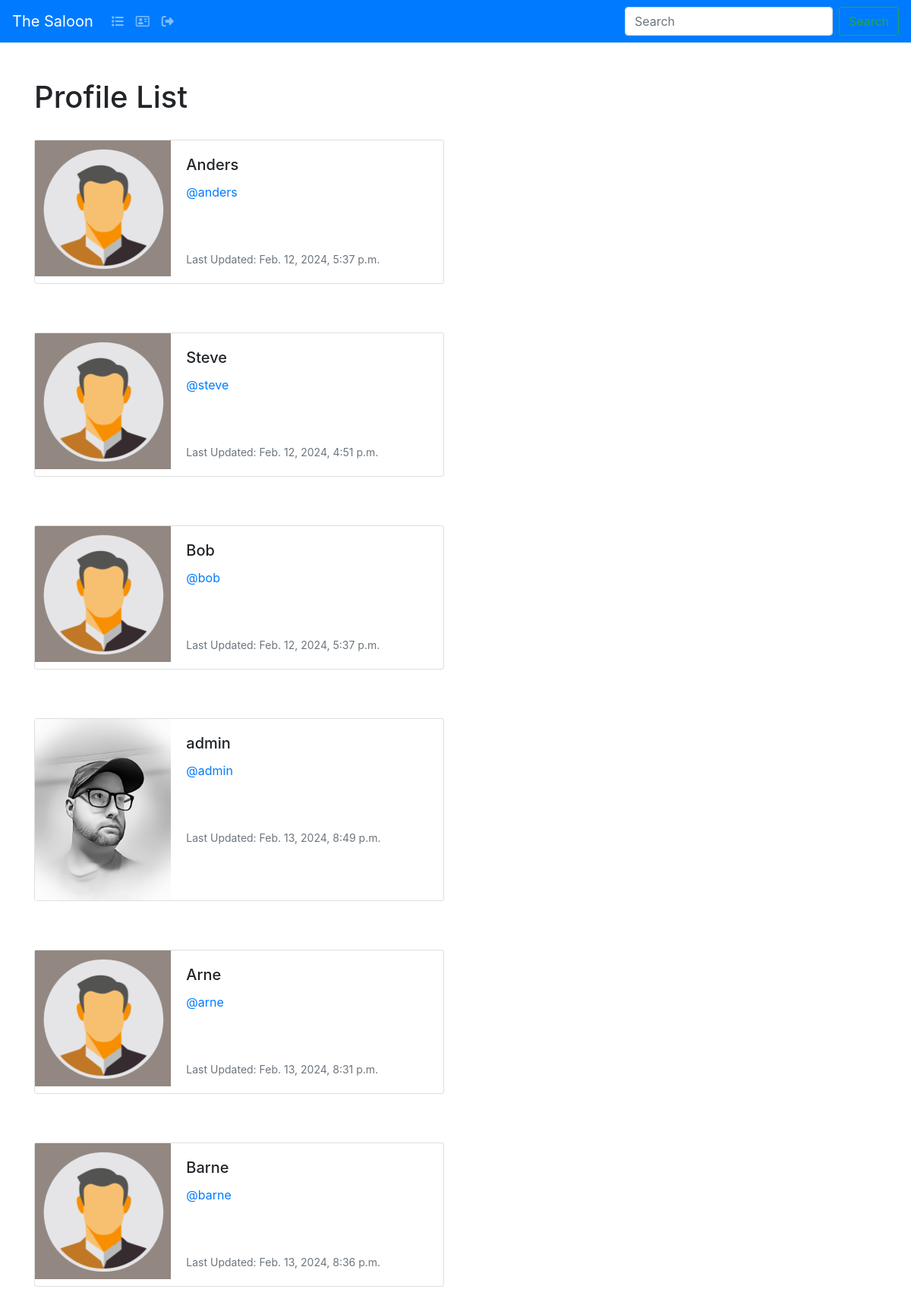
Page /profile_list/ (signed in) on the earlier database version.
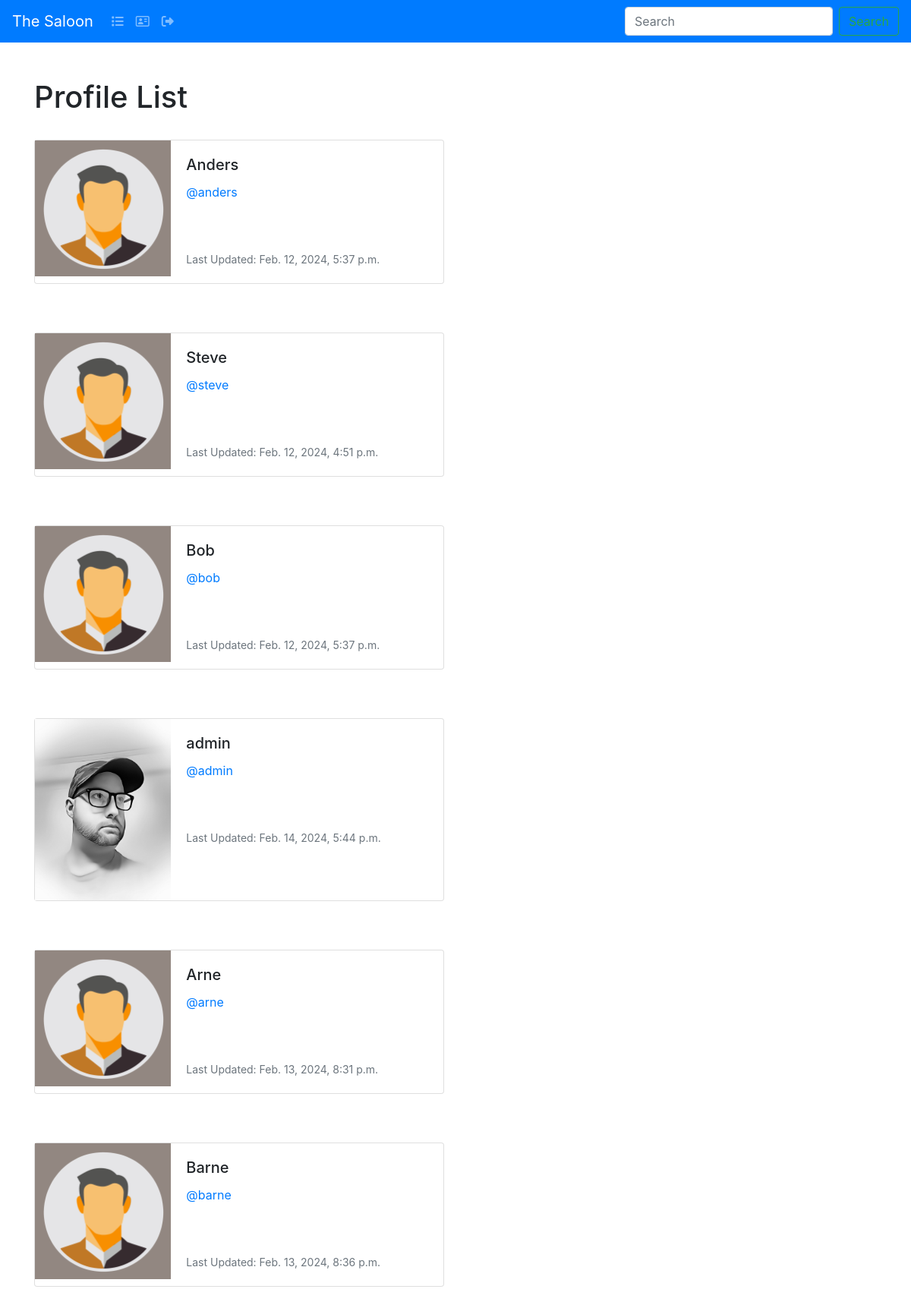
Same page on the later database version.
### the_saloon/models.py (models this page shows, shortened)
class Profile(models.Model):
        user = models.OneToOneField(User, on_delete=models.CASCADE)
        follows = models.ManyToManyField("self",
            related_name="followed_by",
            symmetrical=False,
            blank=True)
        date_modified = models.DateTimeField(User, auto_now=True)
        profile_image = models.ImageField(null=True, blank=True, upload_to="images/")
        profile_bio = models.CharField(null=True, blank=True, max_length=500)
        facebook_link = models.CharField(null=True, blank=True, max_length=100)
        instagram_link = models.CharField(null=True, blank=True, max_length=100)
        linedin_link = models.CharField(null=True, blank=True, max_length=100)

### the_saloon/views.py (the view)
# urls.py: path('profile_list/', views.profile_list, name='profile_list'),
def profile_list(request):
        if request.user.is_authenticated:
            profiles = Profile.objects.exclude(user=request.user)
            return render(request, 'profile_list.html', {"profiles":profiles})
        else:
            messages.success(request, ("You must login to see this page..."))
            return redirect('home')

### the_saloon/templates/profile_list.html
{% extends 'base.html' %}
{% load static %}
{% block content %}
<h1>Profile List</h1>
<br />
{% if profiles %}
{% for profile in profiles %}
<div class="card mb-3" style="max-width: 540px;">
  <div class="row no-gutters">
    <div class="col-md-4">
      {% if profile.profile_image %}
      <img src="{{ profile.profile_image.url }}" width=200 height=200 class="img-fluid rounded-start"
        alt="{{ profile.user.username}}">
      {% else %}
      <img src="{% static 'images/default.jpg' %}" class="img-fluid rounded-start" alt="Profile img">
      {% endif %}
    </div>
    <div class="col-md-8">
      <div class="card-body">
        <h5 class="card-title">{{ profile.user.username }}</h5>
        <p class="card-text"><a href="{% url 'profile' profile.user.id  %}">@{{ profile.user.username|lower }}</a></p>
        <br /><br />
        <p class="card-text"><small class="text-muted">Last Updated: {{ profile.date_modified }}</small></p>
      </div>
    </div>
  </div>
</div>
<br /><br />
{% endfor %}
{% endif %}
{% endblock %}

### the_saloon/templates/base.html (shortened to what this page needs)
<!doctype html>
<html lang="en">
  <head>
    <link rel="stylesheet" href="https://cdn.jsdelivr.net/npm/bootstrap@4.6.2/dist/css/bootstrap.min.css">
  </head>
  <body>
    {% include 'navbar.html' %}
    <br/>
    <div class="container">
      <br/>
      {% block content %}
      {% endblock %}
    </div>
  </body>
</html>

### the_saloon/templates/navbar.html (shortened to what this page needs)
<nav class="navbar navbar-expand-lg navbar-dark bg-primary">
    <a class="navbar-brand" href="{% url 'home' %}">The Saloon</a>
    <div class="collapse navbar-collapse" id="navbarSupportedContent">
      <ul class="navbar-nav mr-auto">
        <li class="nav-item">
          <a class="nav-link" href="{% url 'profile_list' %}"><i class="fa-solid fa-list"></i></a>
        </li>
        {% if user.is_authenticated %}
        <li class="nav-item">
          <a class="nav-link" href="{% url 'profile' request.user.id %}"><i class="fa-regular fa-address-card"></i></a>
        </li>
        <li class="nav-item">
          <a class="nav-link" href="{% url 'logout' %}"><i class="fa-solid fa-right-from-bracket"></i></a>
        </li>
        {% endif %}
      </ul>
      <form class="form-inline my-2 my-lg-0">
        <input class="form-control mr-sm-2" type="search" placeholder="Search" aria-label="Search">
        <button class="btn btn-outline-success my-2 my-sm-0" type="submit">Search</button>
      </form>
    </div>
  </nav>

Differences in the rows shown:
changed Profile "admin": date_modified "Feb. 13, 2024, 8:49 p.m." → "Feb. 14, 2024, 5:44 p.m."
